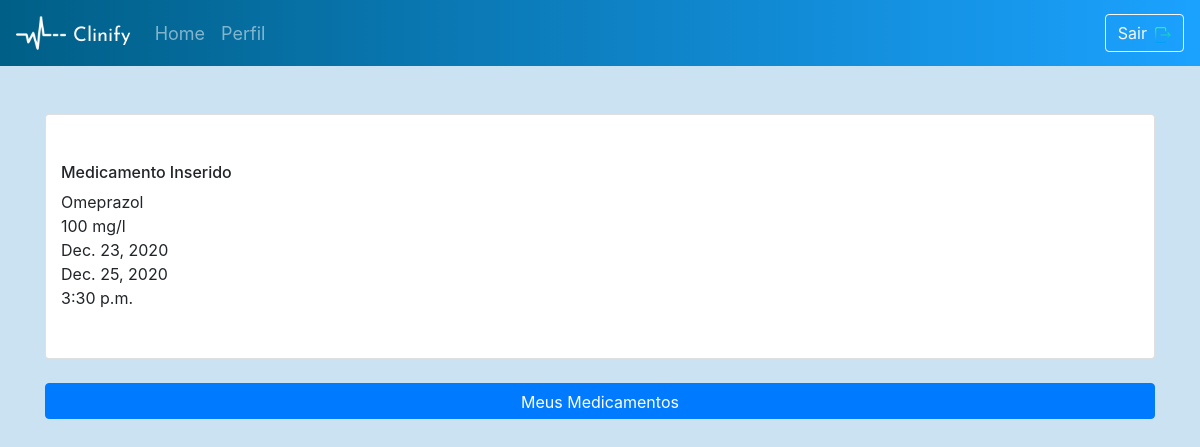
/Templates/medication/detail/61/omeprazol/ (signed in), run on the app's committed database.
### server_app/models.py (models this page shows, shortened)
class UserMedication(models.Model):
    user                 = models.ForeignKey(User, on_delete=models.CASCADE)
    medication_name_med  = models.CharField(max_length=200)
    dosis_name_med       = models.CharField(max_length=30)
    init_date_med        = models.DateField()
    end_date_med         = models.DateField()
    time_med             = models.TimeField()
    slug                 = models.SlugField(default='slug')
    objects = models.Manager()

### server_app/views.py (the view)
# urls.py: url(r'^medication/detail/(?P<pk>[0-9]+)/(?P<slug>[-\w\d]+)/$', MedicationDetailView.as_view(), name='medication_detail'),
@method_decorator(login_required(login_url="/logout/"), name='dispatch')
class MedicationDetailView(DetailView): ### RETRIEVE
    template_name = "medication_detail.html"
    model = UserMedication
    context_object_name = 'single'
    def get_context_data(self, **kwargs):
        context = super(MedicationDetailView, self).get_context_data(**kwargs)
        return context

### Templates/medication_detail.html (shortened to what this page needs)
<!DOCTYPE html>
{% extends 'base.html' %}
    {% block content %}
        {% load static %}
    </head>
    <body class="medication-screen">
        <nav class="navbar navbar-expand-md navbar-dark">
            <img class="nav-icon" src="{% static 'images\heartbeat-logo-144.png' %}">
            <a class="navbar-brand" href="https://fonts.googleapis.com/css?family=Josefin+Sans:600&display=swap" rel="stylesheet">Clinify</a>
            <div class="collapse navbar-collapse" id="navbarSupportedContent">
                <ul class="navbar-nav mr-auto">
                    <a class="nav-link" href="{% url 'home' %}">Home</a>
                    <a class="nav-link" href="{% url 'temp:profile' %}">Perfil</a>
                </ul>
                <form class="form-inline" method="POST">
                    <a href="#" data-toggle="modal" data-target="#myModal"><button class="btn btn-outline-light btn-auto">Sair<img class="pl-2" src="{% static 'images/logout.png' %}"></button></a>
                </form>
            </div>
        </nav>
        <section class="container mt-5">
            <div class="card container pt-5 pb-5" id="card-opacity">
                <h6>Medicamento Inserido</h6>
                {{ single.medication_name_med }}<br>
                {{ single.dosis_name_med }}<br>
                {{ single.init_date_med }}<br>
                {{ single.end_date_med }}<br>
                {{ single.time_med }}<br>
            </div>
            <a href="{% url 'temp:medication_list' %}" type="submit" class="btn btn-primary col-12 mt-4 pb-1">Meus Medicamentos</a>
        </section>
        {% endblock %}

### static/css/screens.css (style rules this page uses)
.intro-screen, .signup-screen, .forgpassword-screen, .navbar { background: linear-gradient(90deg, rgba(0,95,134,100) 0%, rgba(27,162,255,100)100%); }
.navbar-brand { padding-left: 7px; margin-top: 6px; font-size: x-large; color: white; font-family: 'Josefin Sans', sans-serif; }
.nav-icon { height: 50px; width: 50px; }
.msg-text, .profile-screen, .edit-profile, .medication-screen, .diet-screen, .appointment-screen, .exercise-screen, .home-screen, .stresslevel-screen { background-color: rgb(202, 226, 241); }
.nav-link { color: white; font-size: 18px; }

### data on the page
UserMedication: medication_name_med "Omeprazol", dosis_name_med "100 mg/l", init_date_med "Dec. 23, 2020", end_date_med "Dec. 25, 2020", time_med "3:30 p.m."
